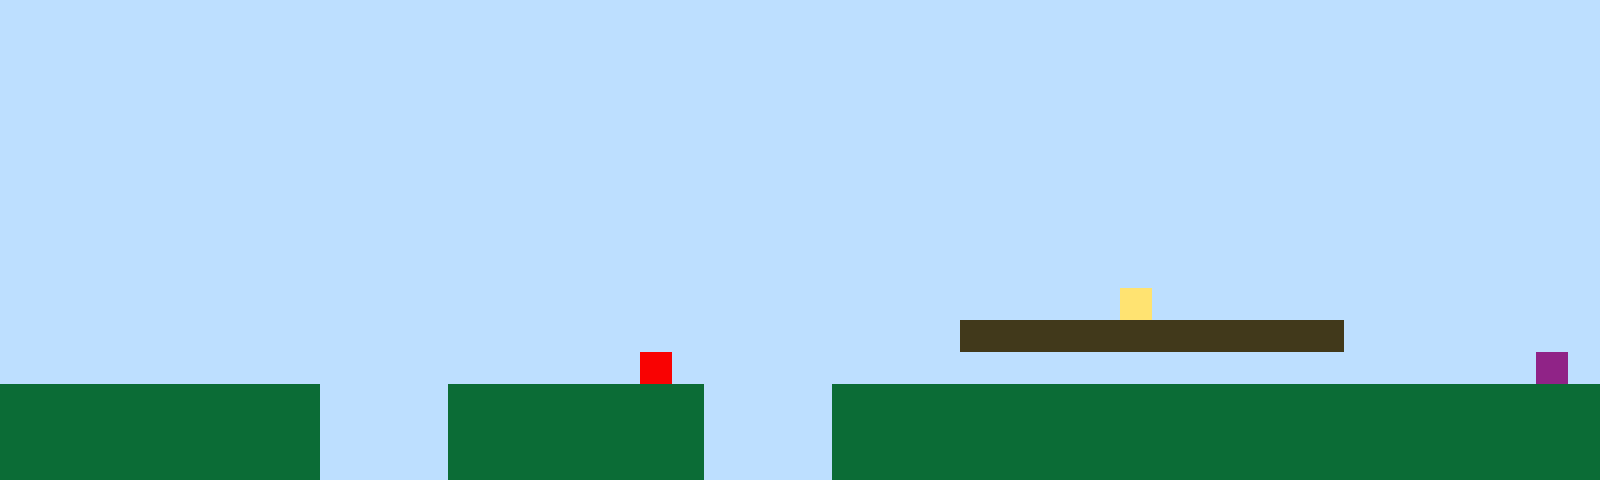

This is a level from a 2D game, rendered from its Tiled map with the project's own tilesets. A one-line summary and the complete map file follow:
An orthogonal 50x15 tile map with 32x32 px tiles, 1 tile layer (Tile Layer 1).

<map version="1.10" tiledversion="1.11.2" orientation="orthogonal" renderorder="right-up" width="50" height="15" tilewidth="32" tileheight="32" infinite="0" nextlayerid="2" nextobjectid="1"><editorsettings><export target="map1.csv" format="csv" /></editorsettings><tileset firstgid="1" name="sprites" tilewidth="32" tileheight="32" tilecount="6" columns="3"><image source="sprites.png" width="96" height="64" /></tileset><layer id="1" name="Tile Layer 1" width="50" height="15"><data encoding="csv">1,1,1,1,1,1,1,1,1,1,1,1,1,1,1,1,1,1,1,1,1,1,1,1,1,1,1,1,1,1,1,1,1,1,1,1,1,1,1,1,1,1,1,1,1,1,1,1,1,1,1,1,1,1,1,1,1,1,1,1,1,1,1,1,1,1,1,1,1,1,1,1,1,1,1,1,1,1,1,1,1,1,1,1,1,1,1,1,1,1,1,1,1,1,1,1,1,1,1,1,1,1,1,1,1,1,1,1,1,1,1,1,1,1,1,1,1,1,1,1,1,1,1,1,1,1,1,1,1,1,1,1,1,1,1,1,1,1,1,1,1,1,1,1,1,1,1,1,1,1,1,1,1,1,1,1,1,1,1,1,1,1,1,1,1,1,1,1,1,1,1,1,1,1,1,1,1,1,1,1,1,1,1,1,1,1,1,1,1,1,1,1,1,1,1,1,1,1,1,1,1,1,1,1,1,1,1,1,1,1,1,1,1,1,1,1,1,1,1,1,1,1,1,1,1,1,1,1,1,1,1,1,1,1,1,1,1,1,1,1,1,1,1,1,1,1,1,1,1,1,1,1,1,1,1,1,1,1,1,1,1,1,1,1,1,1,1,1,1,1,1,1,1,1,1,1,1,1,1,1,1,1,1,1,1,1,1,1,1,1,1,1,1,1,1,1,1,1,1,1,1,1,1,1,1,1,1,1,1,1,1,1,1,1,1,1,1,1,1,1,1,1,1,1,1,1,1,1,1,1,1,1,1,1,1,1,1,1,1,1,1,1,1,1,1,1,1,1,1,1,1,1,1,1,1,1,1,1,1,1,1,1,1,1,1,1,1,1,1,1,1,1,1,1,1,1,1,1,1,1,1,1,1,1,1,1,1,1,1,1,1,1,1,1,1,1,1,1,1,1,1,1,1,1,1,1,1,1,1,1,1,1,1,1,1,1,1,1,1,1,1,1,1,1,1,1,1,1,1,1,1,1,1,1,1,1,1,1,1,1,1,1,1,1,1,1,1,1,1,1,1,1,1,1,1,1,1,1,1,1,1,1,1,1,1,1,1,1,1,1,1,1,1,1,1,1,1,1,1,1,1,1,1,1,1,4,1,1,1,1,1,1,1,1,1,1,1,1,1,1,1,1,1,1,1,1,1,1,1,1,1,1,1,1,1,1,1,1,1,1,1,1,1,1,1,1,1,1,1,1,3,3,3,3,3,3,3,3,3,3,3,3,1,1,1,1,1,1,1,1,1,1,1,1,1,1,1,1,1,1,1,1,1,1,1,1,1,1,1,1,5,1,1,1,1,1,1,1,1,1,1,1,1,1,1,1,1,1,1,1,1,1,1,1,1,1,1,1,6,1,2,2,2,2,2,2,2,2,2,2,1,1,1,1,2,2,2,2,2,2,2,2,1,1,1,1,2,2,2,2,2,2,2,2,2,2,2,2,2,2,2,2,2,2,2,2,2,2,2,2,2,2,2,2,2,2,2,2,2,2,1,1,1,1,2,2,2,2,2,2,2,2,1,1,1,1,2,2,2,2,2,2,2,2,2,2,2,2,2,2,2,2,2,2,2,2,2,2,2,2,2,2,2,2,2,2,2,2,2,2,1,1,1,1,2,2,2,2,2,2,2,2,1,1,1,1,2,2,2,2,2,2,2,2,2,2,2,2,2,2,2,2,2,2,2,2,2,2,2,2</data></layer></map>
